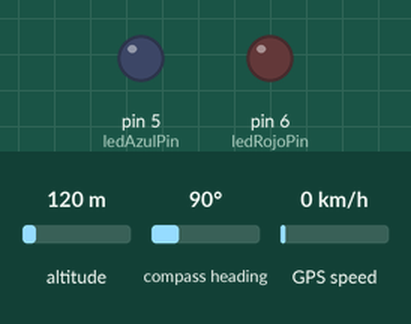
Recording of a sketch running on a simulated Arduino Uno, built with avr-gcc and run on an emulated ATmega328P. Parts: output pins drawn as LEDs (lit = HIGH). The inputs (shaded band) are chosen by the test bench; at power-on: altitude 120 m, compass heading 90°, GPS speed 0 km/h. The GPS gets a fix after 3 s at 37.7749, -122.4194 with 8 satellites; no radio packets arrive unless stated; what the sketch prints to the serial monitor is not drawn.

Above: at 0.1 s.
At 30.4 s:
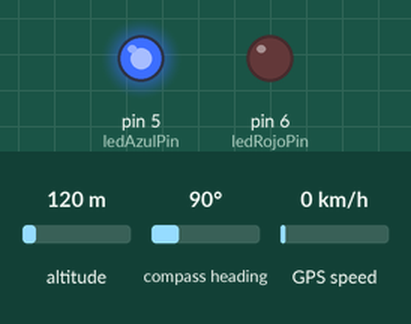
At 60.9 s:
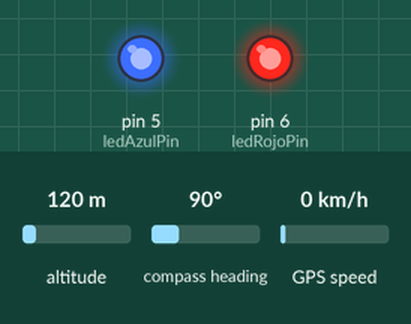
At 123.3 s:
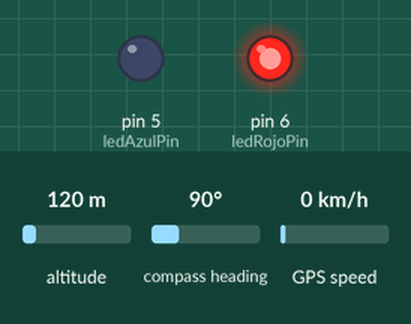
Timing chart, 0 to 124.8 s (numbered marks = the images above):
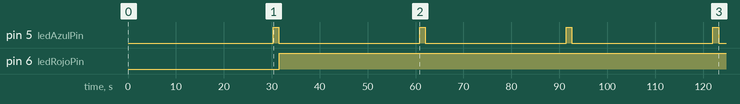

Measured:
- by itself, pin 5 (ledAzulPin): alternates HIGH for 1.2 s and LOW for 29.4 s
- by itself, pin 6 (ledRojoPin): LOW → HIGH at 31.6 s

The sketch:

transmisor_2.ino
```cpp
#include <SPI.h>
#include <LoRa.h>
#include <SoftwareSerial.h>
#include <TinyGPS++.h>

SoftwareSerial serialgps(2, 3);  // Pines RX (2) y TX (3)
TinyGPSPlus gps;

String MyMessage="";

String mensaje="";

const int ledAzulPin = 5;
const int ledRojoPin = 6;


const float puntos[][2] = {
  {-16.4671744,-71.5515102}, // paradero

  {-16.4603719,-71.5563288}, // oriol

  {-16.4555304,-71.5527112}, //alto alianza

  {-16.4493842,-71.5528921}, // la 25
  {-16.4431518,-71.5559043}, // brasilia

  {-16.4396517,-71.5593734},  // bcp hunter
  {-16.4315882,-71.5614924},  //iglecia tingo
  {-16.421347,-71.5532341}, //FERRREYROS
  {-16.4108863,-71.5439016},//TOTTUS
  {-16.4088863,-71.5370656},//Iglecia Nuestra Señora del Pilar
  {-16.4033207,-71.5288485}, //Paucarpata
  {-16.4088863,-71.5370656},//iglecia nuestra señora del pilar
  {-16.4108863,-71.5439016},//tottus
  {-16.421347,-71.5532341}, //FERRREYROS
  {-16.4315882,-71.5614924},  //Iglecia de tingo
  {-16.4396517,-71.5593734},  // BCP hunter
  {-16.4431518,-71.5559043}, // brasilia
  {-16.4493842,-71.5528921}, // la 25
  {-16.4555304,-71.5527112}, //alto alianza
  {-16.4603719,-71.5563288} // oriol


};


int puntoActual = 1;
bool bucleEjecutado = false;  // Variable de control

//unsigned long distancia_final = 0;

const unsigned long tiempoEspera = 30000;  // Tiempo de espera en milisegundos (1 minuto)
unsigned long tiempoInicioMedicion = 0;
unsigned long tiempo2 = 30000;

const int d_max = 75;


// Radio de la Tierra en metros
const double R = 6371000.0;

// Función para convertir grados decimales a radianes
double toRadians(double grados) {
  return grados * PI / 180.0;
}

// Función para calcular la distancia haversine entre dos puntos geográficos
double haversine(double lat1, double lon1, double lat2, double lon2) {
  double dLat = toRadians(lat2 - lat1);
  double dLon = toRadians(lon2 - lon1);
  double a = sin(dLat / 2.0) * sin(dLat / 2.0) + cos(toRadians(lat1)) * cos(toRadians(lat2)) * sin(dLon / 2.0) * sin(dLon / 2.0);
  double c = 2.0 * atan2(sqrt(a), sqrt(1.0 - a));
  return R * c;  // R es el radio de la Tierra en metros (aproximadamente 6371000 metros)
}

void setup() {
  Serial.begin(9600);
  serialgps.begin(9600);

  while(!Serial);
  Serial.println("Nodo Transmisor");

  if (!LoRa.begin(915E6)){
    Serial.println("Starting Lora failed");
    while(1);
  }

  pinMode(ledAzulPin, OUTPUT);
  pinMode(ledRojoPin, OUTPUT);
}

void loop() {
  unsigned long tiempoInicio = millis();
  Serial.println(tiempoInicio);


    if (serialgps.available() > 0) {
      if (gps.encode(serialgps.read())) {
      //if (gps.location.isValid()) {


        // Verifica si ha pasado el tiempo de espera antes de realizar la medición

        if(tiempoInicio > (tiempoInicioMedicion + tiempoEspera)) {
          tiempoInicioMedicion = millis();


          unsigned long tiempoActual = millis();

          puntoActual %= (sizeof(puntos) / sizeof(puntos[0]));

          double distancia_final = 0.0;  // Variable para almacenar la distancia final

          while (millis() < (tiempoActual + tiempo2)) {


            if (!bucleEjecutado) {
              double sumaDistancias = 0.0;  // Variable para acumular las distancias

              for (int i = 0; i < 50; i++) {
                // Tu código aquí
                // Actualiza la ubicación del GPS cada vez que se recibe un nuevo dato
                double latitudActual = gps.location.lat();
                double longitudActual = gps.location.lng();

                // Imprime la distancia en metros
                Serial.println(gps.location.lat(), 5);
                Serial.println(gps.location.lng(), 5);

                // Utiliza las coordenadas del punto de destino (puntos[1])
                double latitudDestino = puntos[puntoActual][0];
                double longitudDestino = puntos[puntoActual][1];

                // Calcula la distancia haversine entre la ubicación actual y el punto de destino
                double distancia_1 = haversine(latitudActual, longitudActual, latitudDestino, longitudDestino);

                sumaDistancias += distancia_1;  // Acumula las distancias
                digitalWrite(ledAzulPin, HIGH);


              }


               // Calcula el promedio dividiendo la suma de distancias por la cantidad de iteraciones
              distancia_final = sumaDistancias / 50;

              Serial.print("Distancia final promedio: ");
              Serial.println(distancia_final);
              bucleEjecutado = true;  // Marcar que el bucle se ha ejecutado
              //Serial.println("Bucle ejecutado una vez");
            }
            digitalWrite(ledAzulPin, LOW);
            Serial.println("Distancia a punto de destino: " + String(distancia_final) + " metros");


            LoRa.beginPacket();
            LoRa.println(distancia_final, 2);
            LoRa.endPacket();
            Serial.println("Enviando mensaje");

            if (distancia_final > d_max) {
              Serial.println("La distancia es mayor a 75 metros");
              digitalWrite(ledRojoPin, HIGH);


            } if (distancia_final < d_max){


               digitalWrite(ledRojoPin, LOW);
              }

          }

           puntoActual++;
           bucleEjecutado = false;  // Restablecer la variable de control para la siguiente iteración
        }


      //}
    }
}
}
```
